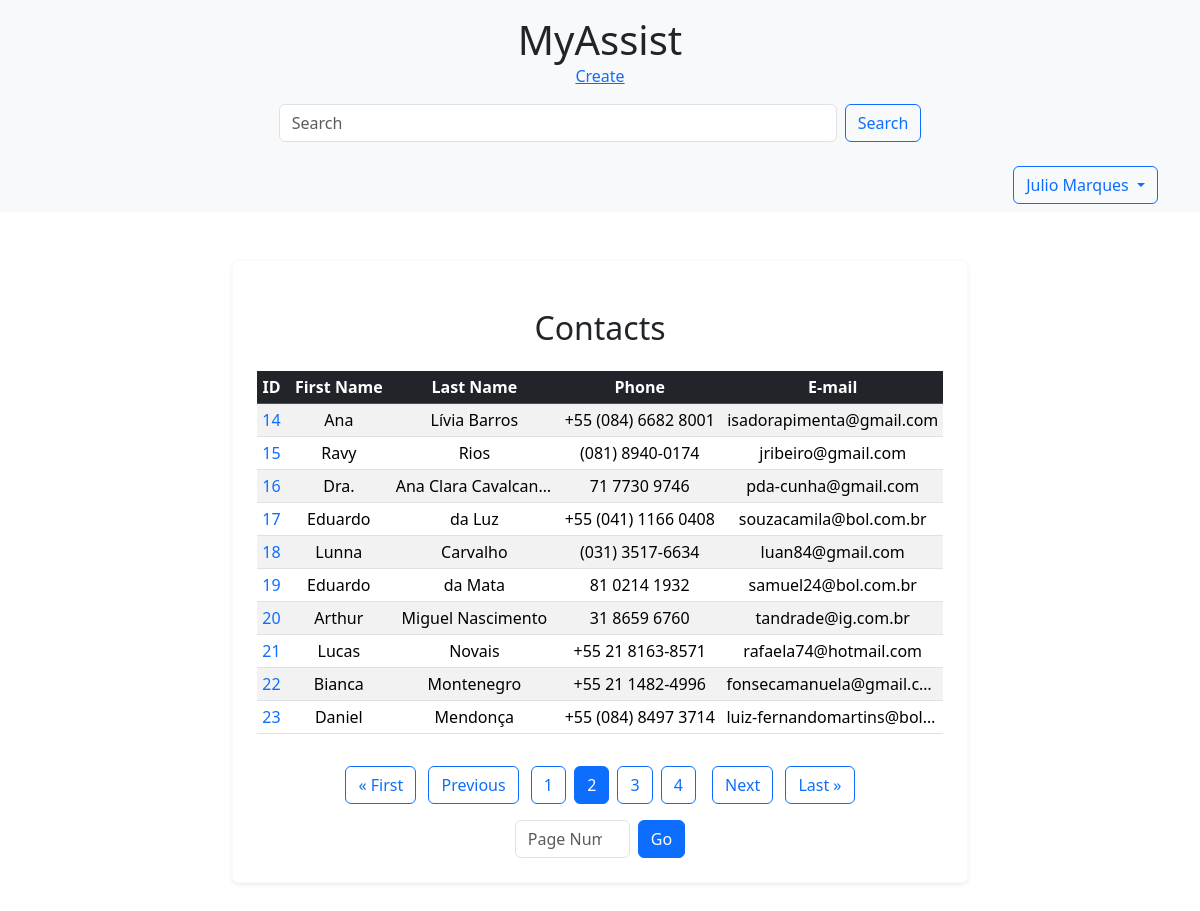
The page /home/?page=2&q= (signed in) on the database its author committed.
### accounts/models.py (models this page shows, shortened)
class User(AbstractBaseUser, PermissionsMixin):
    first_name = models.CharField(_("first name"), max_length=150, blank=True)
    email = models.EmailField(_("email address"), unique=True)
    is_staff = models.BooleanField(
        _("staff status"),
        default=False,
        help_text=_(
            "Designates whether the user can log into this admin site."),
    )
    is_active = models.BooleanField(
        _("active"),
        default=True,
        help_text=_(
            "Designates whether this user should be treated as active. "
            "Unselect this instead of deleting accounts."
        ),
    )
    date_joined = models.DateTimeField(_("date joined"), default=timezone.now)
    objects = UserManager()
    EMAIL_FIELD = "email"
    USERNAME_FIELD = "email"
    REQUIRED_FIELDS = []
    class Meta:
        verbose_name = _("user")
        verbose_name_plural = _("users")

class Account(models.Model):
    first_name = models.CharField(max_length=50)
    last_name = models.CharField(max_length=50, blank=True)
    phone = models.CharField(max_length=50)
    email = models.EmailField(max_length=254)
    created_date = models.DateTimeField(default=timezone.now)
    description = models.TextField(blank=True)
    show = models.BooleanField(default=True)
    picture = models.ImageField(blank=True, upload_to='pictures/%Y/%m/')
    category = models.ForeignKey(
        Category, on_delete=models.SET_NULL, blank=True, null=True)
    owner = models.ForeignKey(
        User, on_delete=models.SET_NULL, blank=True, null=True)

### accounts/views.py (the view)
# urls.py: path('home/', home, name='home'),
@login_required
def home(request):
    accounts = Account.objects.filter(show=True)
    paginator = Paginator(accounts, 10)
    page_number = request.GET.get("page")
    page_obj = paginator.get_page(page_number)
    print(accounts.query)
    context = {
        'page_obj': page_obj,
    }
    return render(request, 'accounts/home.html', context)

### accounts/templates/accounts/home.html (shortened to what this page needs)
{% extends "accounts/base.html" %}
{% block description %}
<div class="table-responsive">
    <table class="table table-striped table-hover table-sm">
        <h2 class="card-title mb-4">Contacts</h2>
        <thead class="table-dark">
            <tr>
                <th class="text-nowrap">ID</th>
                <th class="text-nowrap">First Name</th>
                <th class="text-nowrap">Last Name</th>
                <th class="text-nowrap">Phone</th>
                <th class="text-nowrap">E-mail</th>
            </tr>
        </thead>
        <tbody>
            {% for account in page_obj %}
            <tr>
                <td class="text-truncate text-nowrap" style="max-width: 100px;">
                    <a href="{% url 'contact' contact_id=account.id %}" class="text-primary text-decoration-none">
                        {{ account.id }}
                    </a>
                </td>
                <td class="text-truncate text-nowrap" style="max-width: 150px;">
                    {{ account.first_name }}
                </td>
                <td class="text-truncate text-nowrap" style="max-width: 150px;">
                    {{ account.last_name }}
                </td>
                <td class="text-truncate text-nowrap" style="max-width: 150px;">
                    {{ account.phone }}
                </td>
                <td class="text-truncate text-nowrap" style="max-width: 200px;">
                    {{ account.email }}
                </td>
            </tr>
            {% endfor %}
        </tbody>
    </table>
</div>
{% endblock %}

### accounts/templates/accounts/base.html (shortened to what this page needs)
{% load static %}
<!DOCTYPE html>
<html lang="en">
<head>
    <link href="{% static 'css/bootstrap.min.css' %}" rel="stylesheet">
</head>
<body>
    {% include 'accounts/header.html' %}
    <nav class="navbar navbar-expand-lg navbar-light bg-light">
        <div class="container">
            <div class="collapse navbar-collapse" id="navbarNav">
                {% if user.is_authenticated %}
                <div class="ms-auto">
                    <div class="dropdown">
                        <button class="btn btn-outline-primary dropdown-toggle" type="button" id="userDropdown"
                            data-bs-toggle="dropdown" aria-expanded="false">
                            {{ user.first_name }}
                        </button>
                    </div>
                </div>
                {% else %}
                <a class="btn btn-outline-primary ms-auto" href="{% url 'login' %}">Log In</a>
                {% endif %}
            </div>
        </div>
    </nav>
    <div class="container py-5">
        <div class="row justify-content-center">
            <div class="col-md-10 col-lg-8">
                <div class="card text-center shadow-sm border-light">
                    <div class="card-body p-4">
                        <p class="card-text mb-4">
                            {% block description %}{% endblock %}
                        </p>
                        {% include 'accounts/pagination.html' %}
                    </div>
                </div>
            </div>
        </div>
    </div>
</body>
</html>

### rows shown on the page
User: first_name "Julio Marques"
Account: id "14", first_name "Ana", last_name "Lívia Barros", phone "+55 (084) 6682 8001", email "isadorapimenta@gmail.com"
Account: id "15", first_name "Ravy", last_name "Rios", phone "(081) 8940-0174", email "jribeiro@gmail.com"
Account: id "16", first_name "Dra.", last_name "Ana Clara Cavalcante", phone "71 7730 9746", email "pda-cunha@gmail.com"
Account: id "17", first_name "Eduardo", last_name "da Luz", phone "+55 (041) 1166 0408", email "souzacamila@bol.com.br"
Account: id "18", first_name "Lunna", last_name "Carvalho", phone "(031) 3517-6634", email "luan84@gmail.com"
Account: id "19", first_name "Eduardo", last_name "da Mata", phone "81 0214 1932", email "samuel24@bol.com.br"
Account: id "20", first_name "Arthur", last_name "Miguel Nascimento", phone "31 8659 6760", email "tandrade@ig.com.br"
Account: id "21", first_name "Lucas", last_name "Novais", phone "+55 21 8163-8571", email "rafaela74@hotmail.com"
Account: id "22", first_name "Bianca", last_name "Montenegro", phone "+55 21 1482-4996", email "fonsecamanuela@gmail.c…"
Account: id "23", first_name "Daniel", last_name "Mendonça", phone "+55 (084) 8497 3714", email "luiz-fernandomartins@bol…"

### other values the page prints
{{ num }} "1" "3" "4"
{{ num }} "2"
